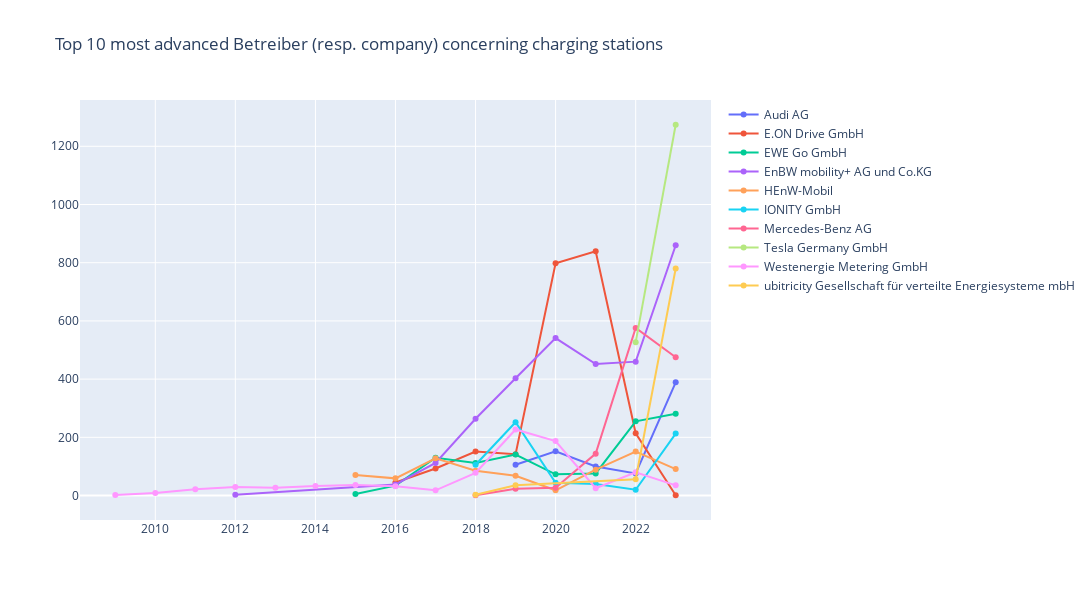

The code cell stored with this chart in its notebook:
### Code cell
fig_betreiber_cnt = go.Figure()

for betreiber in betreiber_timeline_top10["Betreiber"].unique():

    df_curr = betreiber_timeline_top10[betreiber_timeline_top10["Betreiber"] == betreiber]

    fig_betreiber_cnt.add_trace(
            go.Scatter(
                x = df_curr["Inbetriebnahmedatum_month"],
                y = df_curr["cnt"],
                name = betreiber,
                mode="lines+markers+text"
            )
        )

fig_betreiber_cnt.update_layout(
    autosize=False,
    width=1200, 
    height=600,
    title="Top 10 most advanced Betreiber (resp. company) concerning charging stations"
)

fig_betreiber_cnt.show()

### Figure 1 — Plotly figure (JSON) as saved in the notebook; plotly's stock layout.template omitted (floating-point values rounded to 4 significant figures)
{"data": [{"mode": "lines+markers+text", "name": "Audi AG", "type": "scatter", "x": ["2019-01-01T00:00:00", "2020-01-01T00:00:00", "2021-01-01T00:00:00", "2022-01-01T00:00:00", "2023-01-01T00:00:00"], "y": [106, 152, 100, 76, 389]}, {"mode": "lines+markers+text", "name": "E.ON Drive GmbH", "type": "scatter", "x": ["2016-01-01T00:00:00", "2017-01-01T00:00:00", "2018-01-01T00:00:00", "2019-01-01T00:00:00", "2020-01-01T00:00:00", "2021-01-01T00:00:00", "2022-01-01T00:00:00", "2023-01-01T00:00:00"], "y": [45, 93, 151, 142, 798, 839, 214, 1]}, {"mode": "lines+markers+text", "name": "EWE Go GmbH", "type": "scatter", "x": ["2015-01-01T00:00:00", "2016-01-01T00:00:00", "2017-01-01T00:00:00", "2018-01-01T00:00:00", "2019-01-01T00:00:00", "2020-01-01T00:00:00", "2021-01-01T00:00:00", "2022-01-01T00:00:00", "2023-01-01T00:00:00"], "y": [5, 34, 130, 112, 141, 73, 76, 255, 281]}, {"mode": "lines+markers+text", "name": "EnBW mobility+ AG und Co.KG ", "type": "scatter", "x": ["2012-01-01T00:00:00", "2016-01-01T00:00:00", "2017-01-01T00:00:00", "2018-01-01T00:00:00", "2019-01-01T00:00:00", "2020-01-01T00:00:00", "2021-01-01T00:00:00", "2022-01-01T00:00:00", "2023-01-01T00:00:00"], "y": [3, 38, 112, 264, 403, 541, 452, 460, 860]}, {"mode": "lines+markers+text", "name": "HEnW-Mobil", "type": "scatter", "x": ["2015-01-01T00:00:00", "2016-01-01T00:00:00", "2017-01-01T00:00:00", "2018-01-01T00:00:00", "2019-01-01T00:00:00", "2020-01-01T00:00:00", "2021-01-01T00:00:00", "2022-01-01T00:00:00", "2023-01-01T00:00:00"], "y": [71, 59, 128, 85, 68, 18, 89, 151, 91]}, {"mode": "lines+markers+text", "name": "IONITY GmbH", "type": "scatter", "x": ["2018-01-01T00:00:00", "2019-01-01T00:00:00", "2020-01-01T00:00:00", "2021-01-01T00:00:00", "2022-01-01T00:00:00", "2023-01-01T00:00:00"], "y": [106, 252, 44, 40, 20, 213]}, {"mode": "lines+markers+text", "name": "Mercedes-Benz AG", "type": "scatter", "x": ["2018-01-01T00:00:00", "2019-01-01T00:00:00", "2020-01-01T00:00:00", "2021-01-01T00:00:00", "2022-01-01T00:00:00", "2023-01-01T00:00:00"], "y": [1, 23, 27, 144, 576, 475]}, {"mode": "lines+markers+text", "name": "Tesla Germany GmbH", "type": "scatter", "x": ["2022-01-01T00:00:00", "2023-01-01T00:00:00"], "y": [527, 1274]}, {"mode": "lines+markers+text", "name": "Westenergie Metering GmbH", "type": "scatter", "x": ["2009-01-01T00:00:00", "2010-01-01T00:00:00", "2011-01-01T00:00:00", "2012-01-01T00:00:00", "2013-01-01T00:00:00", "2014-01-01T00:00:00", "2015-01-01T00:00:00", "2016-01-01T00:00:00", "2017-01-01T00:00:00", "2018-01-01T00:00:00", "2019-01-01T00:00:00", "2020-01-01T00:00:00", "2021-01-01T00:00:00", "2022-01-01T00:00:00", "2023-01-01T00:00:00"], "y": [2, 9, 22, 29, 27, 33, 36, 32, 18, 78, 227, 187, 25, 80, 35]}, {"mode": "lines+markers+text", "name": "ubitricity Gesellschaft für verteilte Energiesysteme mbH", "type": "scatter", "x": ["2018-01-01T00:00:00", "2019-01-01T00:00:00", "2022-01-01T00:00:00", "2023-01-01T00:00:00"], "y": [3, 35, 56, 780]}], "layout": {"autosize": false, "height": 600, "title": {"text": "Top 10 most advanced Betreiber (resp. company) concerning charging stations"}, "width": 1200}}
